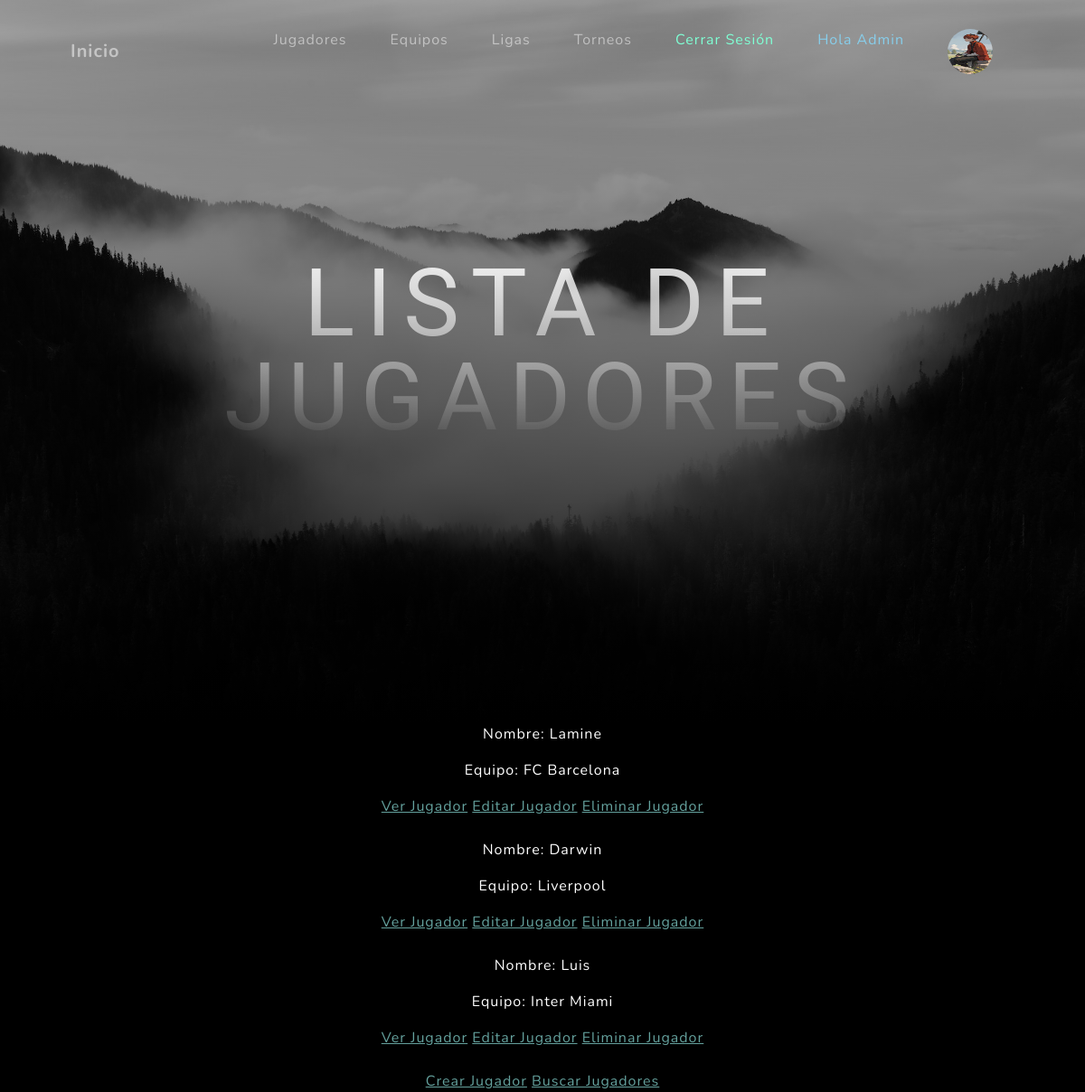
Before: /FA/VerJugadores/ (signed in) with the older database file.
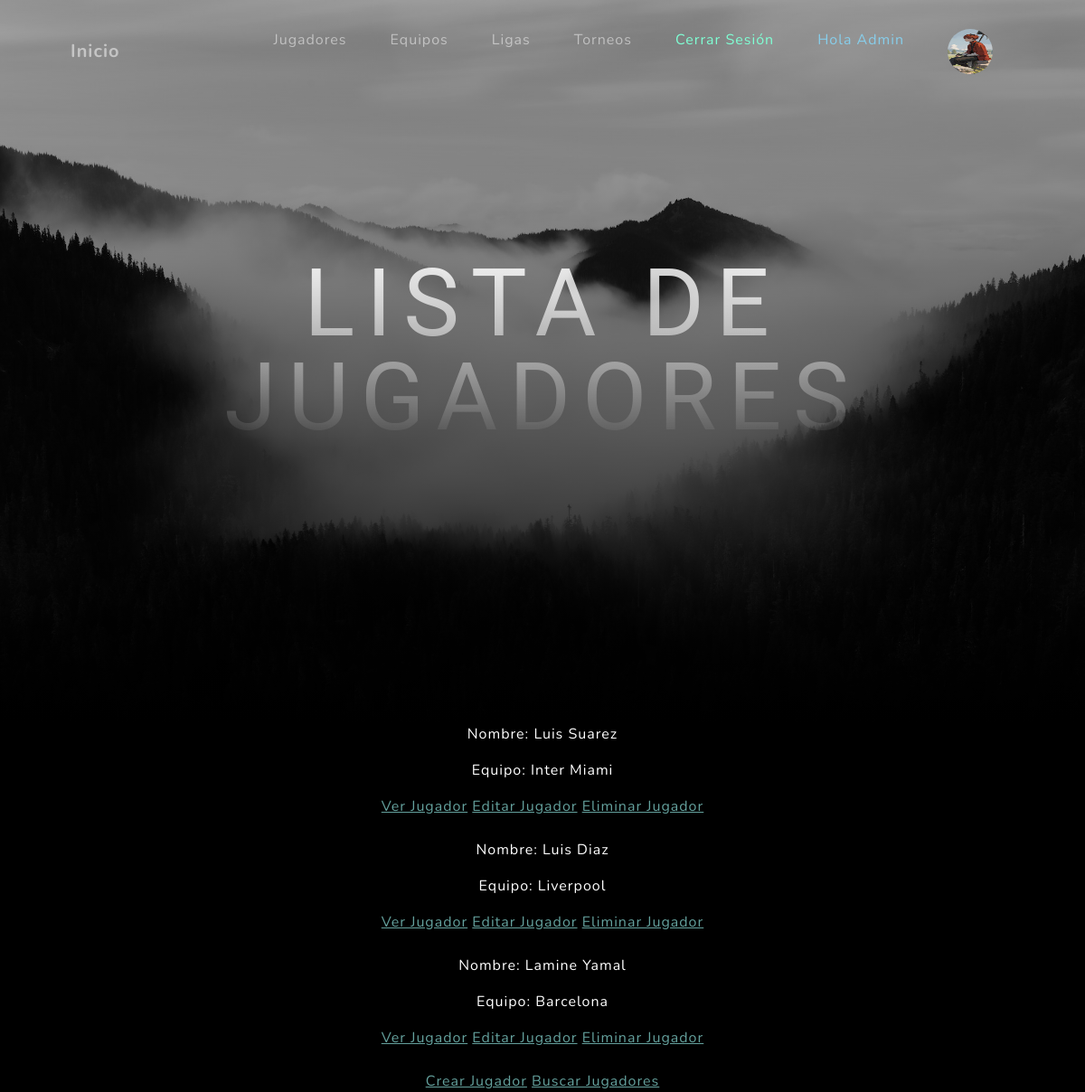
After: the same page with the newer database file.
### FootballApp/models.py (models this page shows, shortened)
class Avatar(models.Model):
    usuario = models.ForeignKey(User, on_delete=models.CASCADE)
    imagen = models.ImageField(upload_to="images", null=True, blank=True)

class Player(models.Model):
    nombre = models.CharField(max_length = 40)
    posicion = models.CharField(max_length = 15)
    pais = models.CharField(max_length = 20)
    equipo = models.CharField(max_length = 30)

### FootballApp/views.py (the view)
# urls.py: path('VerJugadores/', PlayerList.as_view(), name="ListaJugadores"),
class PlayerList(LoginRequiredMixin, ListView):
    model = Player
    context_object_name = "Jugadores"
    template_name = "Players/player_list.html"

### FootballApp/templates/Players/player_list.html
{% extends "padre.html" %}
{% load static %}
{% block Titulo %}
 Lista de Jugadores
{% endblock Titulo %}
{% block cuerpo %}
<form action="" method="post"> {% csrf_token %}
    {% for list in Jugadores %}
    <p style="color: white;">Nombre: {{list.nombre}}</p>
    <p style="color: white;">Equipo: {{list.equipo}}</p>
    <a href="{% url 'DetalleJugadores' list.id %}">Ver Jugador</a>
    <a href="{% url 'EditarJugadores' list.id %}">Editar Jugador</a>
    <a href="{% url 'EliminarJugadores' list.id %}">Eliminar Jugador</a>
    <br>
    <br>
    {% endfor %}
    <a href="{% url 'CrearJugadores' %}">Crear Jugador</a>
    <a href="{% url 'BuscarJugador' %}">Buscar Jugadores</a>
</form>
{% endblock cuerpo %}

### FootballApp/templates/padre.html (shortened to what this page needs)
<!DOCTYPE html>
<html lang="en">
    <head>
        {% load static %}
        <link href="{% static 'css/styles.css' %}" rel="stylesheet" />
    </head>
    <body id="page-top">
        <nav class="navbar navbar-expand-lg navbar-light fixed-top" id="mainNav">
            <div class="container px-4 px-lg-5">
                <a class="navbar-brand" href="{% url 'Home' %}">Inicio</a>
                <div class="collapse navbar-collapse" id="navbarResponsive">
                    <ul class="navbar-nav ms-auto">
                        <li class="nav-item"><a class="nav-link" href="{% url 'ListaJugadores' %}">Jugadores</a></li>
                        <li class="nav-item"><a class="nav-link" href="{% url 'ListaEquipos' %}">Equipos</a></li>
                        <li class="nav-item"><a class="nav-link" href="{% url 'ListaLigas' %}">Ligas</a></li>
                        <li class="nav-item"><a class="nav-link" href="{% url 'ListaTorneos' %}">Torneos</a></li>
                        {% if user.is_authenticated %}
                        <li class="nav-item"><a style="color: aquamarine;" class="nav-link" href="{% url 'Logout' %}">Cerrar Sesión</a></li>
                        <li class="nav-item"><a style="color: skyblue;" class="nav-link" href="{% url 'EditarUsuario' %}">Hola {{user.username}}</a></li>
                        <li class="nav-item"><a class="nav-link" href="{% url 'AgregarAvatar' %}"><img src="{{user.avatar_set.last.imagen.url}}" style="border-radius: 50%;" width="50px" height="50px" alt="Foto de Perfil"></li></a>
                        {% else %}
                        <li class="nav-item"><a style="color: aquamarine;" class="nav-link" href="{% url 'SignIn' %}">Iniciar Sesión</a></li>
                        <li class="nav-item"><a style="color: aquamarine;" class="nav-link" href="{% url 'SignUp' %}">Registrarse</a></li>
                        {% endif %}
                    </ul>
                </div>
            </div>
        </nav>
        <header class="masthead">
            <div class="container px-4 px-lg-5 d-flex h-100 align-items-center justify-content-center">
                <div class="d-flex justify-content-center">
                    <div class="text-center">
                        <h1 style="color: white;" class="mx-auto my-0 text-uppercase">
                            {% block Titulo %}
                            {% endblock Titulo %}
                        </h1>
                        <br>
                    </div>
                </div>
            </div>
        </header>
        <div style="background-color: black; text-align: center;">
            {%block cuerpo %}
            {% endblock cuerpo %}
            </div>
    </body>
</html>

Changed rows visible on the page:
removed Player: nombre "Lamine", equipo "FC Barcelona"
removed Player: nombre "Darwin", equipo "Liverpool"
removed Player: nombre "Luis", equipo "Inter Miami"
added Player: nombre "Luis Suarez", equipo "Inter Miami"
added Player: nombre "Luis Diaz", equipo "Liverpool"
added Player: nombre "Lamine Yamal", equipo "Barcelona"
